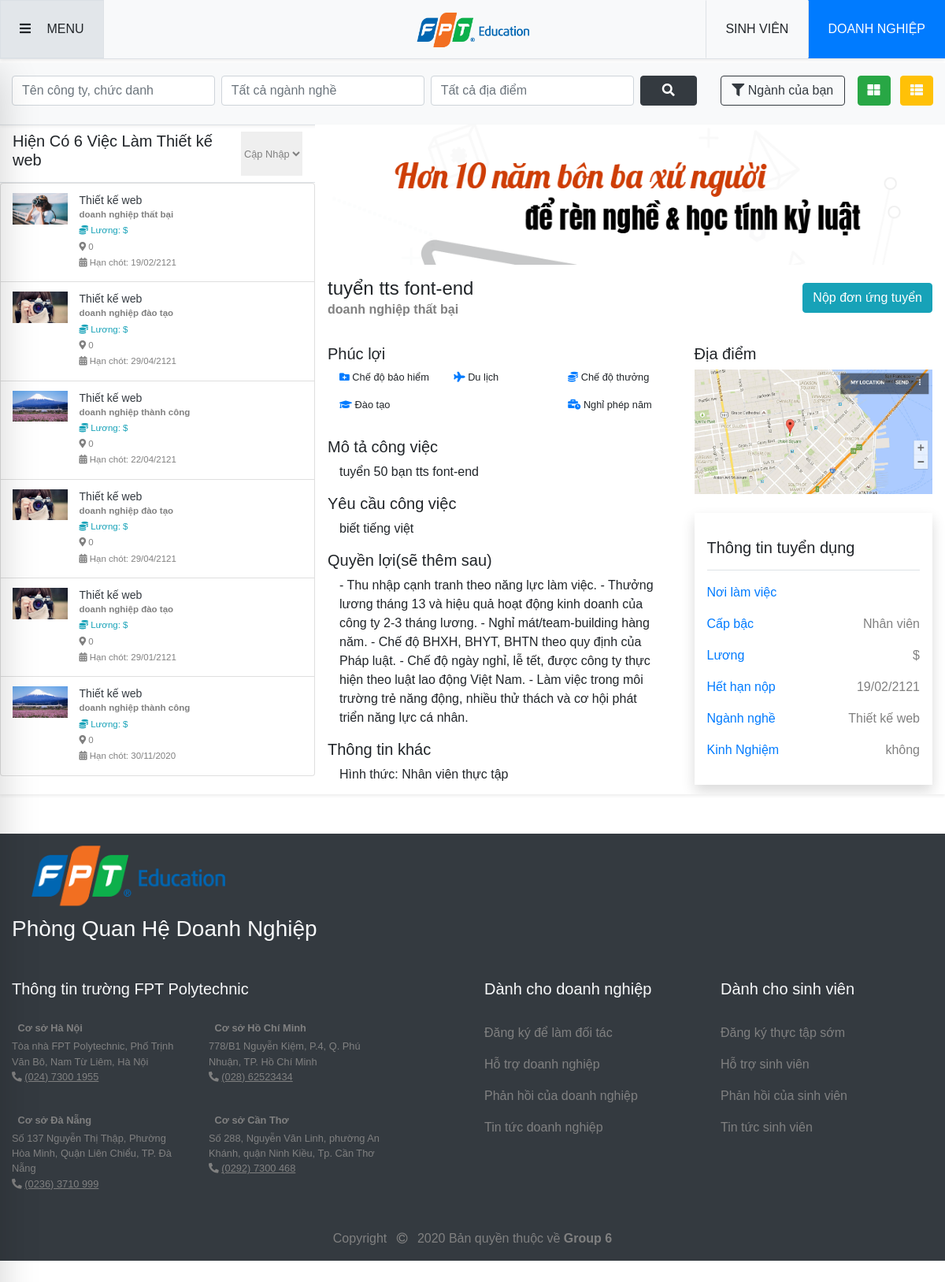
The app's page /site/index.php?act=listjob&id_nganh=21 with its own data.
### tables this page shows
CREATE TABLE `nganh` (
  `id_nganh` int(11) NOT NULL,
  `ten_nganh` varchar(100) NOT NULL,
  `an_hien` tinyint(1) DEFAULT NULL,
  `id_nn` int(11) NOT NULL
);

CREATE TABLE `dang_tuyen` (
  `id_dt` int(11) NOT NULL,
  `tieu_de` varchar(100) NOT NULL,
  `mo_ta` varchar(1000) NOT NULL,
  `yeu_cau` varchar(1000) NOT NULL,
  `quyen_loi` varchar(1000) NOT NULL,
  `sl_sv_can` int(11) NOT NULL,
  `sl_sv_dk` int(11) NOT NULL,
  `thoi_gian` date DEFAULT NULL,
  `vi_tri` tinyint(1) NOT NULL COMMENT '0 nhân viên thực tập\r\n1 nhân viên chính thức',
  `kinh_nghiem` tinyint(1) DEFAULT 0 COMMENT '0: không cần\r\n1: cần',
  `luong_khoi_dau` int(12) NOT NULL,
  `luong_ket_thuc` int(12) DEFAULT NULL,
  `thoi_gian_tt` int(2) NOT NULL COMMENT 'từ 1-12 giá trị theo tháng',
  `full_part_time` tinyint(1) NOT NULL COMMENT '0 part time\r\n1 full time',
  `thoi_gian_lam_viec` tinyint(1) NOT NULL COMMENT '0 làm t2-t6\r\n1 lam thu2-thu7\r\n2 lam thu2-cn',
  `che_do_bao_hiem` tinyint(1) DEFAULT 0,
  `du_lich` tinyint(1) DEFAULT 0,
  `che_do_thuong` tinyint(1) DEFAULT 0,
  `dao_tao` tinyint(1) DEFAULT 0,
  `tang_luong` tinyint(1) DEFAULT 0,
  `nghi_phep_nam` tinyint(1) DEFAULT 0,
  `id_dn` int(11) NOT NULL,
  `id_nganh` int(11) NOT NULL,
  `an_hien` tinyint(1) NOT NULL
);

CREATE TABLE `doanh_nghiep` (
  `id_dn` int(11) NOT NULL,
  `id_user` int(12) NOT NULL,
  `ten_dn` varchar(100) NOT NULL,
  `banner` varchar(200) DEFAULT NULL,
  `anh` varchar(200) DEFAULT NULL,
  `dia_chi` varchar(100) NOT NULL,
  `phuong_xa` varchar(50) NOT NULL,
  `quan_huyen` varchar(50) NOT NULL,
  `tinh_tp` varchar(50) NOT NULL,
  `toa_do` varchar(30) NOT NULL COMMENT 'lat và lng cách nhau bởi dấu ,',
  `masothue` int(10) NOT NULL,
  `fax` int(10) NOT NULL,
  `sdt` varchar(11) NOT NULL,
  `sdt_ban` varchar(11) NOT NULL,
  `facebook` varchar(200) NOT NULL,
  `website` varchar(200) NOT NULL,
  `ngay_cap_nhap` date DEFAULT NULL,
  `an_hien` tinyint(1) DEFAULT 1,
  `stt` int(3) NOT NULL
);

### system/database.php (called while the page is built, shortened)
<?php
    function getConnection()  {
        try {
            $conn = new PDO("mysql:host=".HOST_DB.";dbname=".NAME_DB, USER_DB, PASS_DB);
            $conn->setAttribute(PDO::ATTR_ERRMODE, PDO::ERRMODE_EXCEPTION);
            return $conn;
            } catch(PDOException $e) {
            echo "Connection failed: " . $e->getMessage();
            }
        }
    function query($sql)   {
        $conn = getConnection();
        $result = $conn->query($sql);
        return $result;
        }
    function queryOne($sql) {
        $conn = getConnection();
        $result = $conn->query($sql);
        $row = $result->fetch(PDO::FETCH_ASSOC);
        return $row;
    }
?>

### site/model/home.php (called while the page is built, shortened)
<?php
require_once('../system/database.php');
function checkdoanhnghiepbyid($id){
    $sql="select * from doanh_nghiep where id_dn='$id'";
    return queryOne($sql);
}
function checkdangtuyenidnganh($id){
    if(isset($id_nganh) && $id_nganh !=0) $sql="select * from dang_tuyen where id_nganh='$id' and curdate() <= thoi_gian and sl_sv_can > sl_sv_dk order by id_dt desc";
    else $sql="select * from dang_tuyen where curdate() <= thoi_gian and sl_sv_can > sl_sv_dk order by id_dt desc";
    return queryOne($sql);
}
function checknganhbyid($id){
    $sql="select * from nganh where id_nganh='$id' ";
    return queryOne($sql);
}
function coutdangtuyen($id_nganh){
    if(isset($id_nganh) && $id_nganh !=0){$sql= "SELECT COUNT(*) as tongdangtuyen FROM dang_tuyen where id_nganh='$id_nganh' and curdate() <= thoi_gian and sl_sv_can > sl_sv_dk";}else
    $sql= "SELECT COUNT(*) as tongdangtuyen FROM dang_tuyen where curdate() <= thoi_gian and sl_sv_can > sl_sv_dk";
    $kq = query($sql);
    $row = $kq->fetch();
    $rowcount = $row['tongdangtuyen'];
    return $rowcount;
}
function thongtindangtuyen($id_nganh){
    if(isset($id_nganh) && $id_nganh !=0){$sql ="select * from dang_tuyen where id_nganh='$id_nganh' and curdate() <= thoi_gian and sl_sv_can > sl_sv_dk order by id_dt desc";}else
    $sql ="select * from dang_tuyen where curdate() <= thoi_gian and sl_sv_can > sl_sv_dk order by id_dt desc";
    return query($sql);
}
?>

### site/view/list-job.php (the view, shortened to what this page needs)
<div id="list-job">
    <div class="row bg-light shadow-sm  py-3 ">
        <form action="" method="post" class="d-lg-flex col-lg-9">
            <input type="text" class="form-control mr-2 mb-2" name="" id="" aria-describedby="helpId" placeholder="Tên công ty, chức danh">
            <input type="text" class="form-control mr-2 mb-2" name="" id="" aria-describedby="helpId" placeholder="Tất cả ngành nghề">
            <input type="text" class="form-control mr-2 mb-2" name="" id="" aria-describedby="helpId" placeholder="Tất cả địa điểm">
            <button type="submit" class="btn btn-dark col-lg-1 mb-2"><i class="fas fa-search"></i></button>
        </form>
        <div class="col-lg-3 d-flex flex-wrap">
            <a href="index.php?act=listjob&id_nganh_sv=<?php if(isset($_SESSION['sid'])) {$idnganhsv=checkkhachhangbyid($_SESSION['sid']); echo $idnganhsv['id_nganh'];} else echo '0'; ?>" class="btn btn-outline-dark form-control overflow-hidden col mr-3"><i class="fas fa-filter"></i> Ngành của bạn</a>
            <div class="text-right px-0">
                <button id="list-grid" class="btn btn-success mr-2"><i class="fas fa-th-large"></i></button>
                <button id="list-inf" class="btn btn-warning"><i class="fas fa-th-list  text-light "></i></button>
            </div>
        </div>
    </div>
    <div class="row detail-job shadow-sm ">
        <div class="col  p-lg-0">
            <div class="d-flex justify-content-between  border-bottom border-top py-2 px-3">
                <h5>Hiện Có <?php echo $coutdangtuyen; ?> Việc Làm <?php echo $tennganh ?></h5>
                <select name="" id="" class="small text-gray border-0">
                    <option value="">Cập Nhập</option>
                </select>
            </div>
            <div class="detail-job_list d-flex flex-wrap small">
                <?php
                foreach($thongtindangtuyen as $thongtindangtuyen){
                    $thongtindn= checkdoanhnghiepbyid($thongtindangtuyen['id_dn']);
                    $thongtinnganh=checknganhbyid($thongtindangtuyen['id_nganh']);
                ?>
                <button type="button" class="list-group-item list-group-item-action px-0" value="<?=$thongtindangtuyen['id_dt']?>" id="<?=$thongtindangtuyen['id_dt']?>"  onclick="get_content(<?=$thongtindangtuyen['id_dt']?>)" >
                    <div class="media" >
                        <img class="card-img-top col-3" src="../uploads/<?=$thongtindn['anh']?>" onerror=this.src="http://placehold.it/300x200" alt="Card image cap ">
                        <div class="media-body text-gray text-left">
                            <a href="index.php?act=thongtindt&id_dt=<?=$thongtindangtuyen['id_dt']?>"><h5 class="text-dark mt-0 d-inline" ><?=$thongtinnganh['ten_nganh']?></h5></a>
                            <p class="font-weight-bold "><?=$thongtindn['ten_dn']?></p>
                            <p class="text-info"><i class="fas fa-coins    "></i> Lương: <?=$thongtindangtuyen['luong']?> $</p>
                            <p><i class="fas fa-map-marker-alt    "></i> <?=$thongtindangtuyen['vi_tri']?></p>
                            <p ><i class="fas fa-calendar-alt "></i> Hạn chót: <?php $today = date("Y-m-d");
                                                                                    $expire = $thongtindangtuyen['thoi_gian'];
                                                                                    $today_time = strtotime($today);
                                                                                    $expire_time = strtotime($expire);
                                                                                    if ($expire_time < $today_time){
                                                                                        echo '<strong style="color:red">hết hạn nộp</strong>';
                                                                                    }else echo  date('d/m/yy',strtotime($expire));
                                                                                    ?></p>
                        </div>
                        </div>
                </button>
                <?php } ?>
            </div>
        </div>
        <div class="d-none d-md-block col-8 detail-job_inf p-0" id="thongtindt">
           <?php
            $thongtindt= checkdangtuyenidnganh($id_nganh);
            $thongtindn=checkdoanhnghiepbyid($thongtindt['id_dn']);
            $thongtinnganh=checknganhbyid($thongtindt['id_nganh']);
            $phuc_loi1='';$phuc_loi2='';$phuc_loi3='';$phuc_loi4='';$phuc_loi5='';$phuc_loi6='';
            if($thongtindt['che_do_bao_hiem'] == 1) $phuc_loi1= '<p><i class="fas fa-folder-plus  text-primary "></i> Chế độ bảo hiểm</p>';
            if($thongtindt['dao_tao'] == 1) $phuc_loi2= '<p><i class="fas fa-graduation-cap   text-primary "></i> Đào tạo</p>';
            if($thongtindt['du_lich'] == 1) $phuc_loi3= '<p><i class="fas fa-plane  text-primary  "></i> Du lịch</p>';
            if($thongtindt['che_do_thuong'] == 1) $phuc_loi5= '<p><i class="fas fa-coins  text-primary  "></i> Chế độ thưởng</p>';
            if($thongtindt['nghi_phep_nam'] == 1) $phuc_loi6= '<p><i class="fas fa-business-time  text-primary  "></i> Nghỉ phép năm</p>';
            if($thongtindt['kinh_nghiem'] == 0) $kinh_nghiem='không';else $kinh_nghiem='cần';
            if($thongtindt['thoi_gian_lam_viec'] == 0) $thoi_gian_lam_viec='Thứ 2 - Thứ 6';
            elseif ($thongtindt['thoi_gian_lam_viec'] == 1) $thoi_gian_lam_viec='Thứ 2 - Thứ 7';
            else $thoi_gian_lam_viec='Cả tuần';
            if($thongtindt['full_part_time'] == 0) $full_part_time='Part Time';else $full_part_time='full Time';
            if($thongtindt['vi_tri'] == 0) $vi_tri='Nhân viên thực tập';else $vi_tri='Nhân viên chính thức';
            $noi_lam_viec=$thongtindn['tinh_tp'];
            $luong=$thongtindt['luong'];
            echo ' <img src="../uploads/'.$thongtindn['banner'].'" onerror=this.src="http://placehold.it/300x200">
            <div class="row align-items-center  p-3">
                <div class="col-lg-8">
                    <h4 class="mb-0">'.$thongtindt['tieu_de'].'</h4>
                    <p class="font-weight-bold text-gray mb-0">'.$thongtindn['ten_dn'].'</p>
                </div>
                <div class="col-lg-4 text-right">
                    <button type="submit" class="btn btn-info ">Nộp đơn ứng tuyển</button>
                </div>
            </div>
            <div class="row p-3">
                <div class="col-lg-7">
                    <div class="mb-3">
                        <h5>Phúc lợi</h5>
                        <div class="d-flex small">
                            <div class="col-4">
                                '.$phuc_loi1.'
                                '.$phuc_loi2.'
                            </div>
                            <div class="col-4">
                            '.$phuc_loi3.'
                            '.$phuc_loi4.'
                            </div>
                            <div class="col-4">
                            '.$phuc_loi5.'
                            '.$phuc_loi6.'
                            </div>
                        </div>
                    </div>
                    <div class="mb-3">
                        <h5>Mô tả công việc</h5>
                        <div id="mota" class="col-12">
                        '.$thongtindt['mo_ta'].'
                        </div>
                    </div>
                    <div class="mb-3">
                        <h5>Yêu cầu công việc</h5>
                        <div id="yeucau" class="col-12">
                        '.$thongtindt['yeu_cau'].'
                        </div>
                    </div>
                    <div class="mb-3">
                        <h5>Quyền lợi(sẽ thêm sau)</h5>
                        <div id="quyenloi" class="col-12">
                            <p> - Thu nhập cạnh tranh theo năng lực làm việc. - Thưởng lương tháng 13 và hiệu quả hoạt động kinh doanh của công ty 2-3 tháng lương. - Nghỉ mát/team-building hàng năm. - Chế độ BHXH, BHYT, BHTN theo quy định của Pháp luật.
                                - Chế độ ngày nghỉ, lễ tết, được công ty thực hiện theo luật lao động Việt Nam. - Làm việc trong môi trường trẻ năng động, nhiều thử thách và cơ hội phát triển năng lực cá nhân.</p>
                        </div>
                    </div>
                    <div class="mb-3">
                        <h5>Thông tin khác</h5>
                        <div id="quyenloi" class="col-12">
                            <p>Hình thức: '.$vi_tri.'</p>
                            <p>Thời gian thực tập: '.$thongtindt['thoi_gian_tt'].' tháng</p>
                            <p>Thời gian làm việc: '.$thoi_gian_lam_viec.' ( '.$full_part_time.' ) </br>(Chi tiết cụ thể sẽ liên lạc với Sinh Viên)</p>
                        </div>
                    </div>
                </div>
                <div class="col-lg-5">
                    <div class="mb-4">
                        <h5>Địa điểm</h5>
                        <img src="view/images/map.jpg" alt="">
                    </div>
                    <div class="mb-4 p-3 shadow">
                        <h5 class="border-bottom py-3 mb-3">Thông tin tuyển dụng</h5>
                        <div class="d-flex justify-content-between">
                            <p class="text-primary">Nơi làm việc</p>
                            <p class="text-gray">'.$noi_lam_viec.'</p>
                        </div>
                        <div class="d-flex justify-content-between">
                            <p class="text-primary">Cấp bậc</p>
                            <p class="text-gray">Nhân viên</p>
                        </div>
                        <div class="d-flex justify-content-between">
                            <p class="text-primary">Lương</p>
                            <p class="text-gray">'.$luong.' $ </p>
                        </div>
                        <div class="d-flex justify-content-between">
                            <p class="text-primary">Hết hạn nộp</p>
                            <p class="text-gray">'.date('d/m/yy',strtotime($thongtindt['thoi_gian'])).'</p>
                        </div>
                        <div class="d-flex justify-content-between">
                            <p class="text-primary">Ngành nghề</p>
                            <p class="text-gray">'.$thongtinnganh['ten_nganh'].'</p>
                        </div>
                        <div class="d-flex justify-content-between">
                            <p class="text-primary">Kinh Nghiệm</p>
                            <p class="text-gray">'.$kinh_nghiem.'</p>
                        </div>
                    </div>
                            <p class="font-weight-bold col-8">'.$thongtindn['ten_dn'].'</p>
                                <p class="col-11"> '.$thongtindn['dia_chi'].$thongtindn['phuong_xa'].$thongtindn['quan_huyen'].$thongtindn['tinh_tp'].'</p>
                                <p class="col-11"> '.$thongtindn['sdt'].'</p>
                </div>
            </div>';
           ?>
        </div>
    </div>
</div>

### records on screen
nganh: ten_nganh "Thiết kế web"
dang_tuyen: $thongtindangtuyen['id_dt'] 45 (drawn), id_dn.anh (picture), id_nganh.ten_nganh "Thiết kế web", id_dn.ten_dn "doanh nghiệp thất bại", vi_tri "0", thoi_gian "19/02/2121", tieu_de "tuyển tts font-end", mo_ta "tuyển 50 bạn tts font-end", yeu_cau "biết tiếng việt", vi_tri "Nhân viên thực tập", kinh_nghiem "không"
dang_tuyen: $thongtindangtuyen['id_dt'] 41 (drawn), id_dn.anh (picture), id_nganh.ten_nganh "Thiết kế web", id_dn.ten_dn "doanh nghiệp đào tạo", vi_tri "0", thoi_gian "29/04/2121"
dang_tuyen: $thongtindangtuyen['id_dt'] 40 (drawn), id_dn.anh (picture), id_nganh.ten_nganh "Thiết kế web", id_dn.ten_dn "doanh nghiệp thành công", vi_tri "0", thoi_gian "22/04/2121"
dang_tuyen: $thongtindangtuyen['id_dt'] 35 (drawn), id_dn.anh (picture), id_nganh.ten_nganh "Thiết kế web", id_dn.ten_dn "doanh nghiệp đào tạo", vi_tri "0", thoi_gian "29/04/2121"
dang_tuyen: $thongtindangtuyen['id_dt'] 34 (drawn), id_dn.anh (picture), id_nganh.ten_nganh "Thiết kế web", id_dn.ten_dn "doanh nghiệp đào tạo", vi_tri "0", thoi_gian "29/01/2121"
dang_tuyen: $thongtindangtuyen['id_dt'] 29 (drawn), id_dn.anh (picture), id_nganh.ten_nganh "Thiết kế web", id_dn.ten_dn "doanh nghiệp thành công", vi_tri "0", thoi_gian "30/11/2020"
doanh_nghiep: banner (picture), ten_dn "doanh nghiệp thất bại"

### other values on screen
$coutdangtuyen "6"
